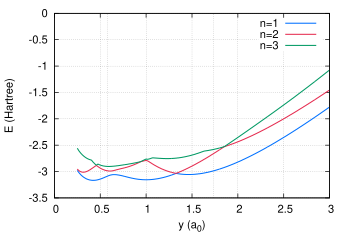

Source code (gnuplot):
set term postscript enhanced eps color "Palatino" 16
set size 0.7, 0.7
set encoding iso

# Set line styles
set style line  1 lt 1 lw 3 lc rgb "#0070FF" pt 6    # blue
set style line  2 lt 1 lw 3 lc rgb "#E52B50" pt 6    # red
set style line  3 lt 1 lw 3 lc rgb "#009A63" pt 6    # green
set style line  4 lt 1 lw 3 lc rgb "#702963" pt 6    # purple
set style line  5 lt 1 lw 3 lc rgb "#F28500" pt 6    # orange
set style line  6 lt 1 lw 3 lc rgb "#00BFFF" pt 6    # deep sky blue
set style line  7 lt 1 lw 3 lc rgb "#FF91A4" pt 6    # pink
set style line  8 lt 1 lw 3 lc rgb "#50C878" pt 6    # light green
set style line  9 lt 1 lw 3 lc rgb "#C9A0DC" pt 6    # lavender
set style line 10 lt 1 lw 3 lc rgb "#000000" pt 6    # black
set style line 11 lt 2 lw 3 lc rgb "#0070FF" pt 6    # blue
set style line 12 lt 2 lw 3 lc rgb "#E52B50" pt 6    # red
set style line 13 lt 2 lw 3 lc rgb "#009A63" pt 6    # green
set style line 14 lt 2 lw 3 lc rgb "#702963" pt 6    # purple
set style line 15 lt 2 lw 3 lc rgb "#F28500" pt 6    # orange
set style line 16 lt 2 lw 3 lc rgb "#00BFFF" pt 6    # deep sky blue
set style line 17 lt 2 lw 3 lc rgb "#FF91A4" pt 6    # pink
set style line 18 lt 2 lw 3 lc rgb "#50C878" pt 6    # light green
set style line 19 lt 2 lw 3 lc rgb "#C9A0DC" pt 6    # lavender
set style line 20 lt 2 lw 3 lc rgb "#000000" pt 6    # black
set style line 100 lt 1 lw 1 lc rgb "#FFFFFF"

set xlabel "y (a_0)"
set ylabel "E (Hartree)"
set xtics 0, 0.5
set x2tics (0.57735,0.759836) format "" scale 0
set grid xtics x2tics ytics

set output "h6singlet.eps"
set xrange [0:3.0]
set yrange [*:0]
plot "h6singlet" u 1:2 w l ls 1 ti "n=1",  \
     "h6singlet" u 1:3 w l ls 2 ti "n=2",  \
     "h6singlet" u 1:4 w l ls 3 ti "n=3"
